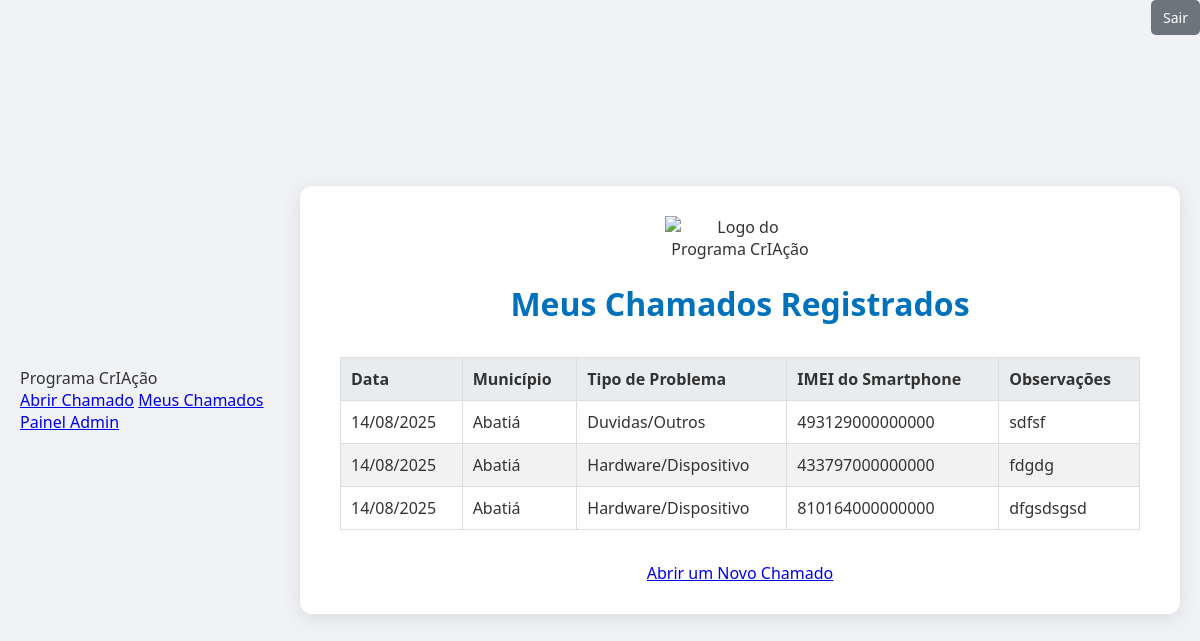
The page /meus_chamados (signed in) on the database its author committed.
### tables this page shows
CREATE TABLE chamados (
        id INTEGER PRIMARY KEY AUTOINCREMENT, timestamp DATETIME DEFAULT CURRENT_TIMESTAMP,
        solicitante_email TEXT NOT NULL, municipio TEXT NOT NULL, smartphone_imei TEXT NOT NULL,
        tipo_problema TEXT NOT NULL, observacoes TEXT NOT NULL
    );

### app.py (the view)
@app.route('/meus_chamados')
def meus_chamados():
    if 'user_id' not in session: return redirect(url_for('login'))
    db = get_db()
    user = db.execute('SELECT * FROM users WHERE id = ?', (session['user_id'],)).fetchone()
    todos_chamados = db.execute('SELECT * FROM chamados WHERE solicitante_email = ? ORDER BY timestamp DESC',
                                (user['email'],)).fetchall()
    db.close()
    return render_template('meus_chamados.html', user=user, chamados=todos_chamados)

### app.py (called while the page is built)
def get_db():
    db = sqlite3.connect(DATABASE)
    db.row_factory = sqlite3.Row
    return db

### templates/meus_chamados.html (shortened to what this page needs)
{% extends "layout.html" %}
{% block content %}
<div class="header">
    <img class="logo-header" src="https://i.imgur.com/YOUR_LOGO_ID.png" alt="Logo do Programa CrIAção">
    <h1>Meus Chamados Registrados</h1>
</div>
<div class="chamados-container">
    {% if chamados %}
        <table>
            <thead>
                <tr>
                    <th>Data</th>
                    <th>Município</th>
                    <th>Tipo de Problema</th>
                    <th>IMEI do Smartphone</th>
                    <th>Observações</th>
                </tr>
            </thead>
            <tbody>
                {% for chamado in chamados %}
                <tr>
                    <td>{{ chamado.timestamp.split(' ')[0].split('-') | reverse | join('/') }}</td>
                    <td>{{ chamado.municipio }}</td>
                    <td>{{ chamado.tipo_problema }}</td>
                    <td>{{ chamado.smartphone_imei }}</td>
                    <td>{{ chamado.observacoes }}</td>
                </tr>
                {% endfor %}
            </tbody>
        </table>
    {% else %}
        <p style="text-align: center; margin-top: 2em;">Você ainda não registrou nenhum chamado.</p>
    {% endif %}
</div>
<div style="text-align: center; margin-top: 2em;">
    <a href="{{ url_for('index') }}" class="back-button">Abrir um Novo Chamado</a>
</div>
{% endblock %}

### static/style.css (style rules this page uses)
body { font-family: 'Segoe UI', Tahoma, Geneva, Verdana, sans-serif; margin: 0; background-color: #f0f2f5; color: #333; display: flex; justify-content: center; align-items: center; min-height: 100vh; padding: 20px; box-sizing: border-box; }
.logo, .logo-header { display: block; margin: 0 auto 1.5rem auto; max-width: 250px; height: auto; }
.logo-header { max-width: 150px; margin-bottom: 1rem; }
h1, h2, h3 { color: #0072bb; margin-bottom: 15px; text-align: center; }
.header { text-align: center; margin-bottom: 2rem; position: relative; }
table { width: 100%; border-collapse: collapse; }
th, td { border: 1px solid #ddd; padding: 10px; text-align: left; }
th { background-color: #e9ecef; }
tr:nth-child(even) { background-color: #f2f2f2; }

### rows shown on the page
chamados: timestamp.split|reverse "14/08/2025", municipio "Abatiá", tipo_problema "Duvidas/Outros", smartphone_imei "493129000000000", observacoes "sdfsf"
chamados: timestamp.split|reverse "14/08/2025", municipio "Abatiá", tipo_problema "Hardware/Dispositivo", smartphone_imei "433797000000000", observacoes "fdgdg"
chamados: timestamp.split|reverse "14/08/2025", municipio "Abatiá", tipo_problema "Hardware/Dispositivo", smartphone_imei "810164000000000", observacoes "dfgsdsgsd"
